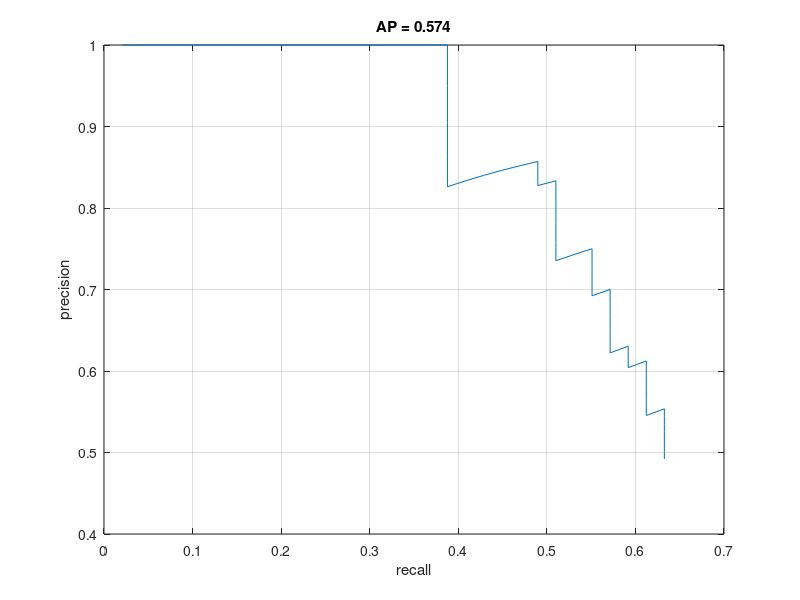

This chart was generated by the following MATLAB code:
clear;clc;
fileID = fopen('report.txt');
res = fread(fileID,'float');
ap = res(1);
res(1) = [];
rec = res(1:end/2)';
prec = res(end/2+1:end)';
plot(rec,prec,'-');
grid;
xlabel 'recall'
ylabel 'precision'
title(sprintf('AP = %.3f',ap));